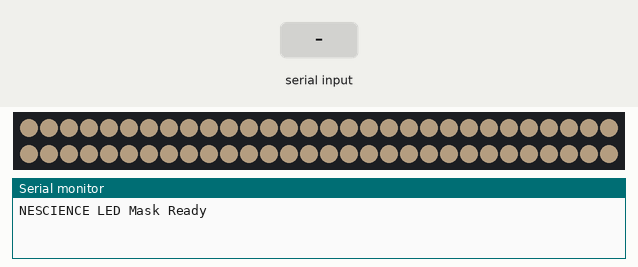
The sketch below on a simulated Arduino Uno, built with avr-gcc and run on an emulated ATmega328P. Parts: 60 RGB LEDs in strip order, left to right, continuing on the next row, the last lines printed to the serial monitor. The inputs (shaded band) are chosen by the test bench. Dim RGB values are drawn brighter than linear.

Above: at 1.2 s.
1.3 s: "1,90\n" received over Serial
At 2.5 s:
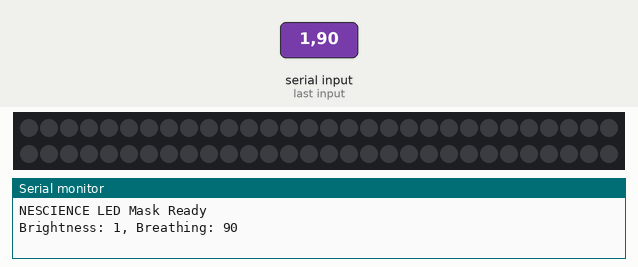
2.8 s: "30,150\n" received over Serial
At 3.05 s:
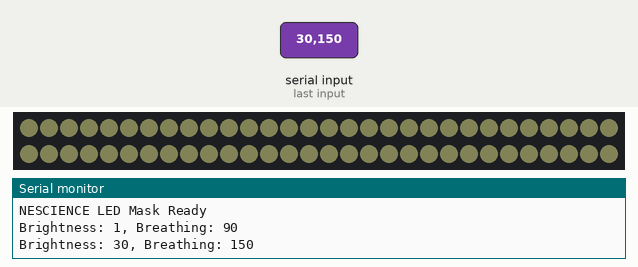
5.8 s: "1,90,45\n" received over Serial
At 6.1 s:
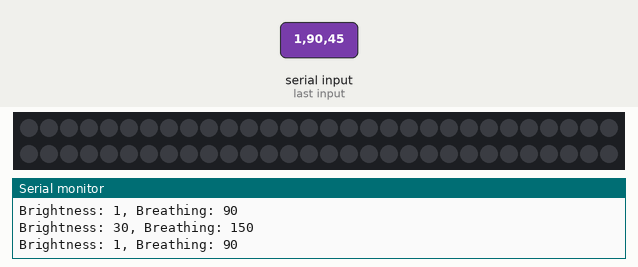
Timing chart, 0 to 8.8 s (numbered marks = the images above; inputs shaded):
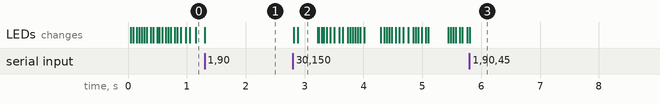

The sketch:

led_mask_arduino.ino
```cpp
/*
 * NESCIENCE - LED Mask Control
 *
 * For WS2812B LED strip (NeoPixel compatible)
 * Connected to ESP32 or Arduino
 *
 * Receives OSC commands via Serial from Python/TouchDesigner
 *
 * Hardware:
 * - ESP32 or Arduino Nano/Uno
 * - WS2812B LED strip (60-144 LEDs)
 * - 5V power supply (separate from microcontroller)
 * - 470Ω resistor on data line
 * - 1000μF capacitor on power
 *
 * Wiring:
 * - LED Data → GPIO 5 (or pin 6 on Arduino)
 * - LED 5V → External 5V supply
 * - LED GND → Common ground
 *
 * Protocol (via Serial at 115200 baud):
 * Format: "brightness,breathing_rate\n"
 * Example: "128,50\n" = 50% brightness, slow breathing
 *
 * NOT flashing colors. NOT gamification.
 * Subtle, contemplative presence.
 */

#include <FastLED.h>

// LED Configuration
#define LED_PIN     5        // GPIO pin (ESP32) or 6 (Arduino)
#define NUM_LEDS    60       // Number of LEDs in your strip
#define LED_TYPE    WS2812B
#define COLOR_ORDER GRB

CRGB leds[NUM_LEDS];

// State variables
uint8_t global_brightness = 64;  // 0-255 (default 25%)
uint8_t breathing_speed = 50;    // 0-255 (slower = more contemplative)
float breathing_phase = 0.0;

// Breathing effect
unsigned long last_update = 0;
const int UPDATE_INTERVAL = 20;  // ms (50 FPS)

void setup() {
  // Serial communication
  Serial.begin(115200);

  // Initialize LEDs
  FastLED.addLeds<LED_TYPE, LED_PIN, COLOR_ORDER>(leds, NUM_LEDS);
  FastLED.setBrightness(global_brightness);

  // Start with dim warm white
  fill_solid(leds, NUM_LEDS, CRGB(255, 200, 150));
  FastLED.show();

  Serial.println("NESCIENCE LED Mask Ready");
}

void loop() {
  // Check for serial commands
  if (Serial.available()) {
    parseSerialCommand();
  }

  // Update breathing effect
  unsigned long now = millis();
  if (now - last_update > UPDATE_INTERVAL) {
    last_update = now;
    updateBreathing();
  }
}

void parseSerialCommand() {
  String command = Serial.readStringUntil('\n');
  command.trim();

  // Parse format: "brightness,breathing_rate"
  int comma_index = command.indexOf(',');
  if (comma_index > 0) {
    String brightness_str = command.substring(0, comma_index);
    String breathing_str = command.substring(comma_index + 1);

    global_brightness = constrain(brightness_str.toInt(), 0, 255);
    breathing_speed = constrain(breathing_str.toInt(), 0, 255);

    // Debug
    Serial.print("Brightness: ");
    Serial.print(global_brightness);
    Serial.print(", Breathing: ");
    Serial.println(breathing_speed);
  }
}

void updateBreathing() {
  // Breathing phase (0 to 2*PI)
  float speed_factor = map(breathing_speed, 0, 255, 5, 100) / 1000.0;
  breathing_phase += speed_factor;
  if (breathing_phase > TWO_PI) {
    breathing_phase -= TWO_PI;
  }

  // Breathing curve (smooth sine wave)
  float breathing_value = (sin(breathing_phase) + 1.0) / 2.0;  // 0-1

  // Map to brightness (keep minimum at 20% to stay visible)
  uint8_t breath_brightness = map(breathing_value * 100, 0, 100,
                                  global_brightness * 0.2,
                                  global_brightness);

  // Apply to LEDs
  FastLED.setBrightness(breath_brightness);

  // Monochrome warm white (contemplative, not colorful)
  // Very subtle warm tone (not bright white)
  fill_solid(leds, NUM_LEDS, CRGB(255, 220, 180));

  FastLED.show();
}

/*
 * Alternative Visual Modes
 * Uncomment to use different aesthetics
 */

// Mode 1: Gradient (subtle variation across strip)
void modeGradient() {
  for (int i = 0; i < NUM_LEDS; i++) {
    float position = (float)i / NUM_LEDS;
    uint8_t value = 150 + sin(position * PI) * 100;
    leds[i] = CRGB(value, value * 0.9, value * 0.8);
  }
  FastLED.show();
}

// Mode 2: Pulse (single pulse traveling)
void modePulse() {
  static float pulse_position = 0.0;
  pulse_position += 0.1;
  if (pulse_position > NUM_LEDS) pulse_position = 0;

  fadeToBlackBy(leds, NUM_LEDS, 20);  // Trail
  int pos = (int)pulse_position;
  leds[pos] = CRGB(255, 220, 180);

  FastLED.show();
}

// Mode 3: Meditation Depth Visualization
// Call this from Python with depth value 0-1
void setMeditationDepth(float depth) {
  // Deeper meditation = slower, dimmer, calmer
  breathing_speed = map(depth * 100, 0, 100, 100, 20);  // Slower when deep
  global_brightness = map(depth * 100, 0, 100, 100, 40); // Dimmer when deep
}
```

Measured:
- after the input at 1.3 s, the LEDs: change at once (image 1)
- after the input at 2.8 s, the LEDs: first change at once (image 2 shows a later state)
- after the input at 5.8 s, the LEDs: change at once (image 3)
